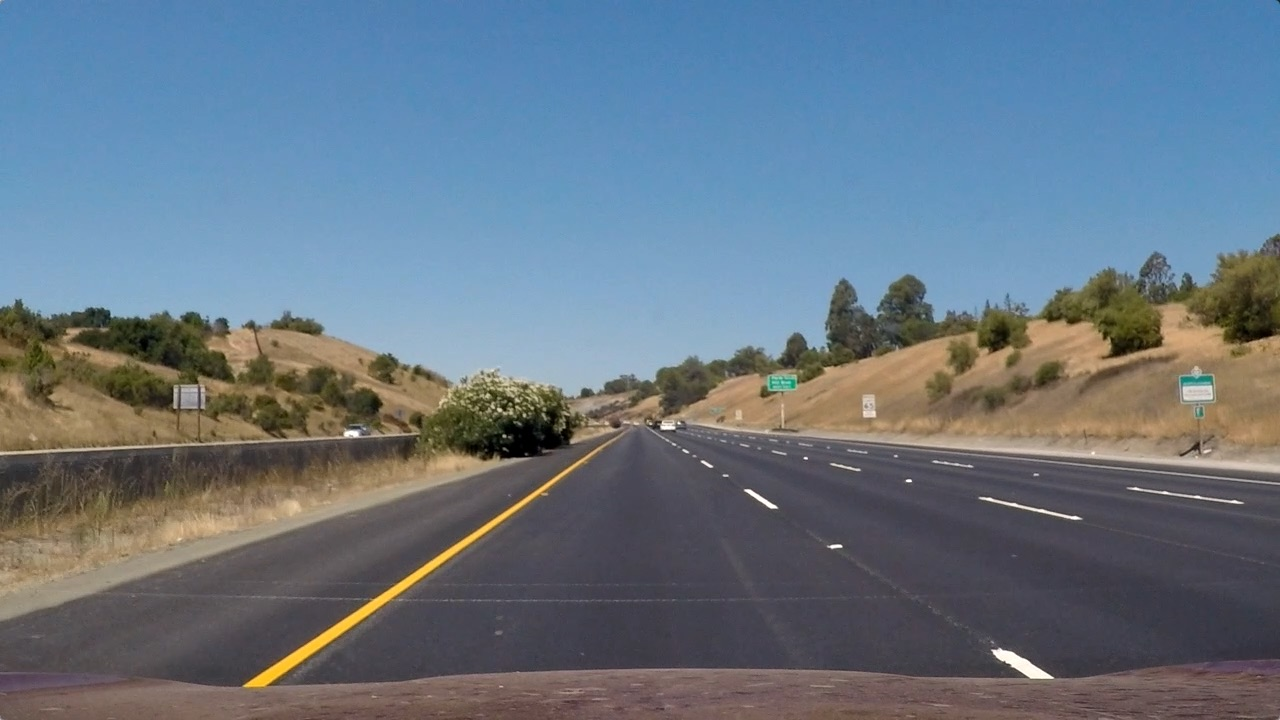
#> input picture test_images/straight_lines1.jpg, 1280 x 720 px; its folder holds only this picture in this run
$ jupyter execute Pixels2MetersCalculation.ipynb   (shell and % lines are left out)
#> lines starting #> are read from the running program, lines starting #| are printed output that depends on the picture; after the words box and inside, x2 and y2 are one past the last pixel; in counts of white or black regions, pixels touching at a corner belong together
#### Calculate the ym_per_pix and xm_per_pix

[cell 1]
import numpy as np
import cv2
import matplotlib.pyplot as plt
import matplotlib.image as mpimg
import glob
import pickle

[cell 2]
# Read in the saved camera calibration settings
dist_pickle = pickle.load(open( "./calibration_pickle.p", "rb"))
#> (reads calibration_pickle.p from the repository)
#> further down, img is the input picture: shape (720, 1280, 3); mean R, G, B 103.2, 117.7, 131.2
mtx= dist_pickle['mtx']
dist = dist_pickle['dist']

[cell 3]
# Plot the result
def plotImage(image, image_cmap=None,  save_filename=None):
    plt.imshow(image,cmap=image_cmap)
    if save_filename:
        plt.savefig(save_filename)
    plt.show()

def plot3images(image1, image2, imge3, title1, title2, title3,
                image1cmap=None, image2cmap='gray',image3cmap='gray', save_filename=None):
    f, (ax1, ax2, ax3) = plt.subplots(1, 3, figsize=(24, 9))
    f.tight_layout()
    ax1.imshow(image1, cmap=image1cmap)
    ax1.set_title(title1, fontsize= 20)
    ax2.imshow(image2, cmap=image2cmap)
    ax2.set_title(title2, fontsize= 20)
    ax3.imshow(image3, cmap=image1cmap)
    ax3.set_title(title3, fontsize= 20)
    plt.subplots_adjust(left=0., right=1, top=0.9, bottom=0.)
    if save_filename:
        plt.savefig(save_filename)
    plt.show()

def plot2images(image1, image2, title1, title2, image1cmap=None, image2cmap='gray', save_filename=None):
    f, (ax1, ax2) = plt.subplots(1, 2, figsize=(24, 9))
    f.tight_layout()
    ax1.imshow(image1, cmap=image1cmap)
    ax1.set_title(title1, fontsize= 30)
    ax2.imshow(image2, cmap=image2cmap)
    ax2.set_title(title2, fontsize= 30)
    plt.subplots_adjust(left=0., right=1, top=0.9, bottom=0.)
    if save_filename:
        plt.savefig(save_filename)
    plt.show()

[cell 4]
def calc_src_dst(img):
    img_size = (img.shape[1], img.shape[0])
#> img_size = (1280, 720)
    # 76 08, 62 935, 25
    bottom_width = .76       # percent of bottom trapizoid height
    middle_width = .08       # percent of middle trapizoid height
    height_percentage = .62  # percent of the trapezoid height
    bottom_trim = .935        # percent from top to bottom to avoid car hood

    src = np.float32([[img.shape[1]*(.5-middle_width/2), img.shape[0]*height_percentage],
                      [img.shape[1]*(.5+middle_width/2), img.shape[0]*height_percentage],
                      [img.shape[1]*(.5+bottom_width/2), img.shape[0]*bottom_trim],
                      [img.shape[1]*(.5-bottom_width/2), img.shape[0]*bottom_trim]
                     ])
    offset = img_size[0]*.25
#> offset = 320
    dst = np.float32([[offset, 0],
                  [img_size[0]-offset, 0],
                  [img_size[0]-offset, img_size[1]],
                  [offset, img_size[1]]])

    #print(src)
    #print(dst)

    return (src, dst)

def perspective_transform (img):

    img_size = (img.shape[1], img.shape[0])

    (src, dst) = calc_src_dst(img)

    #Compute the perspective transform, M, given source and destination points:
    M = cv2.getPerspectiveTransform(src, dst)

    #Compute the inverse perspective transform:
    Minv = cv2.getPerspectiveTransform(dst, src)

    #Warp an image using the perspective transform, M:
    warped = cv2.warpPerspective(img, M, img_size, flags=cv2.INTER_LINEAR)

    return (Minv, warped)

def warp_image(img):

    # undistort the image
    undistort = np.copy(img)
    undistort = cv2.undistort(undistort, mtx, dist, None, mtx)
    print(img.shape)

    # Preprocess Images
    preprocessedImage = preprocess_image(undistort)
    print(preprocessedImage.shape)

    Minv, warped = perspective_transform (preprocessedImage)
    print(warped.shape)

    return Minv, warped


#use the test images
images = glob.glob('./test_images/straight_lines*.jpg')
# [4 lines of commented-out code are left out]
for idx, fname in enumerate(images):
    # read in image
    img =  mpimg.imread(fname)

    (src, dst) = calc_src_dst(img)
#> src = [[588.8, 446.4], [691.2, 446.4], [1126.4, 673.2], [153.6, 673.2]]; dst = [[320, 0], [960, 0], [960, 720], [320, 720]]
    src_reshape = np.array(src, np.int32).reshape((-1,1,2))
#> src_reshape = [[588, 446], [691, 446], [1126, 673], [153, 673]]
    src_image = np.copy(img)
    cv2.polylines(src_image, [src_reshape], True, (255,0,0), 5)
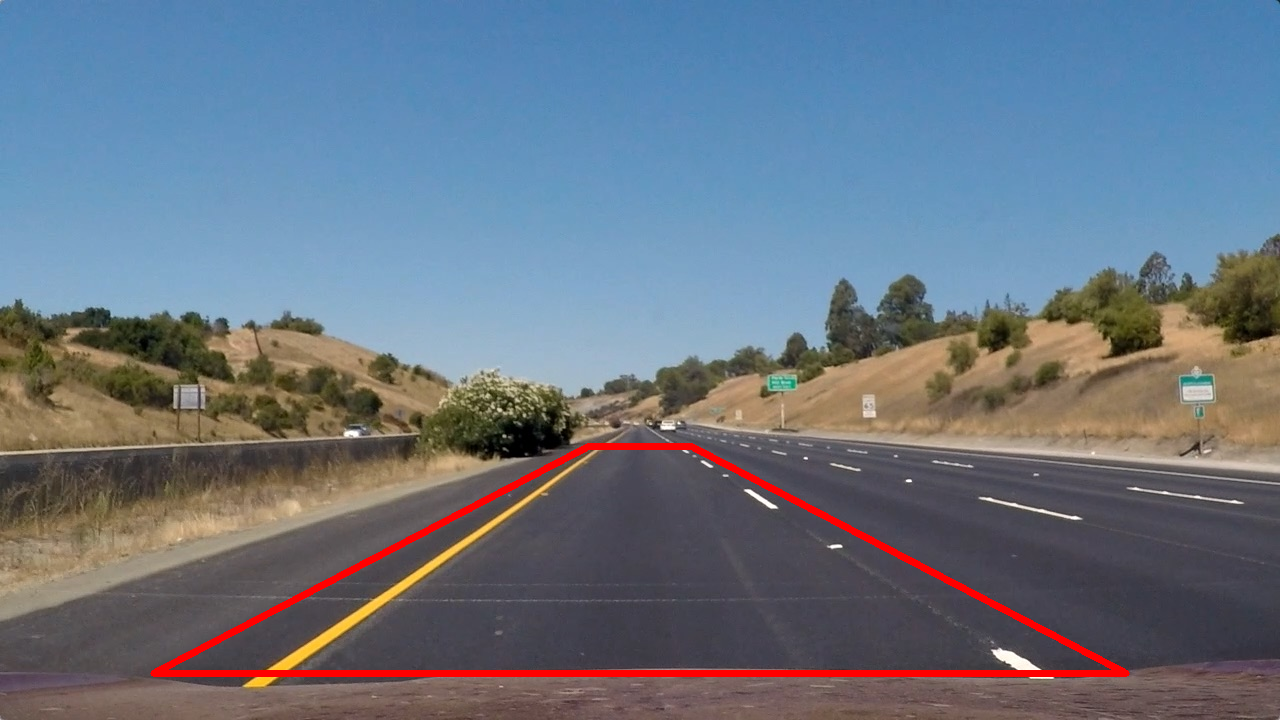
#> src_image: shape (720, 1280, 3); 1.56% of pixels changed, all inside (x1, y1, x2, y2) = (150, 443, 1130, 677)

    # undistort the image
    undistort = np.copy(img)
    undistort = cv2.undistort(undistort, mtx, dist, None, mtx)
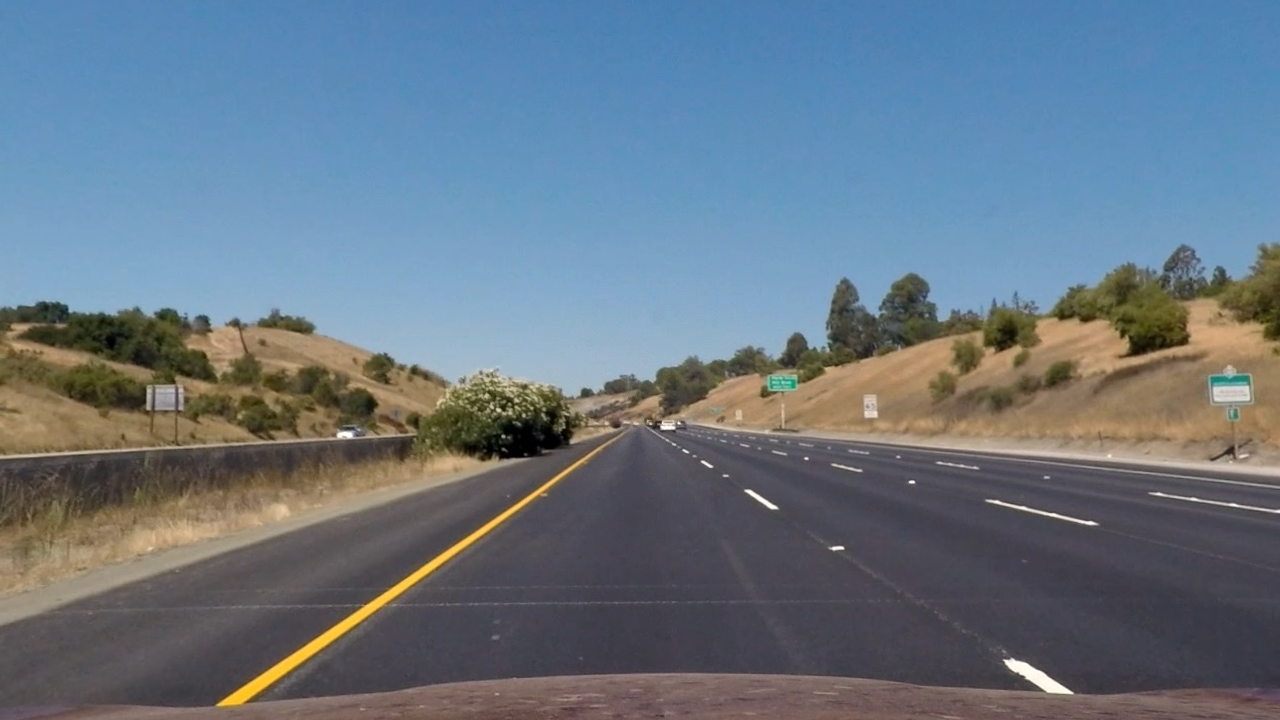
#> undistort: shape (720, 1280, 3); mean R, G, B 103.5, 118.3, 131.6

    # Preprocess Images
    #preprocessedImage = preprocess_image(undistort)
    Minv, warped = perspective_transform (undistort)
#> in perspective_transform, `(src, dst) = calc_src_dst(img)`: dst = [[320, 0], [960, 0], [960, 720], [320, 720]]
#> in perspective_transform, `M = cv2.getPerspectiveTransform(src, dst)`: M = [[-0.397, -1.52, 894.3], [-1.61e-15, -1.92, 855.9], [-2.17e-18, -0.00238, 1]]
#> in perspective_transform, `Minv = cv2.getPerspectiveTransform(dst, src)`: Minv = [[0.16, -0.795, 537.6], [-9.11e-17, -0.522, 446.4], [-2.04e-19, -0.00124, 1]]
#> in perspective_transform, `warped = cv2.warpPerspective(img, M, img_size, flags=cv2.INTER_LINEAR)`:
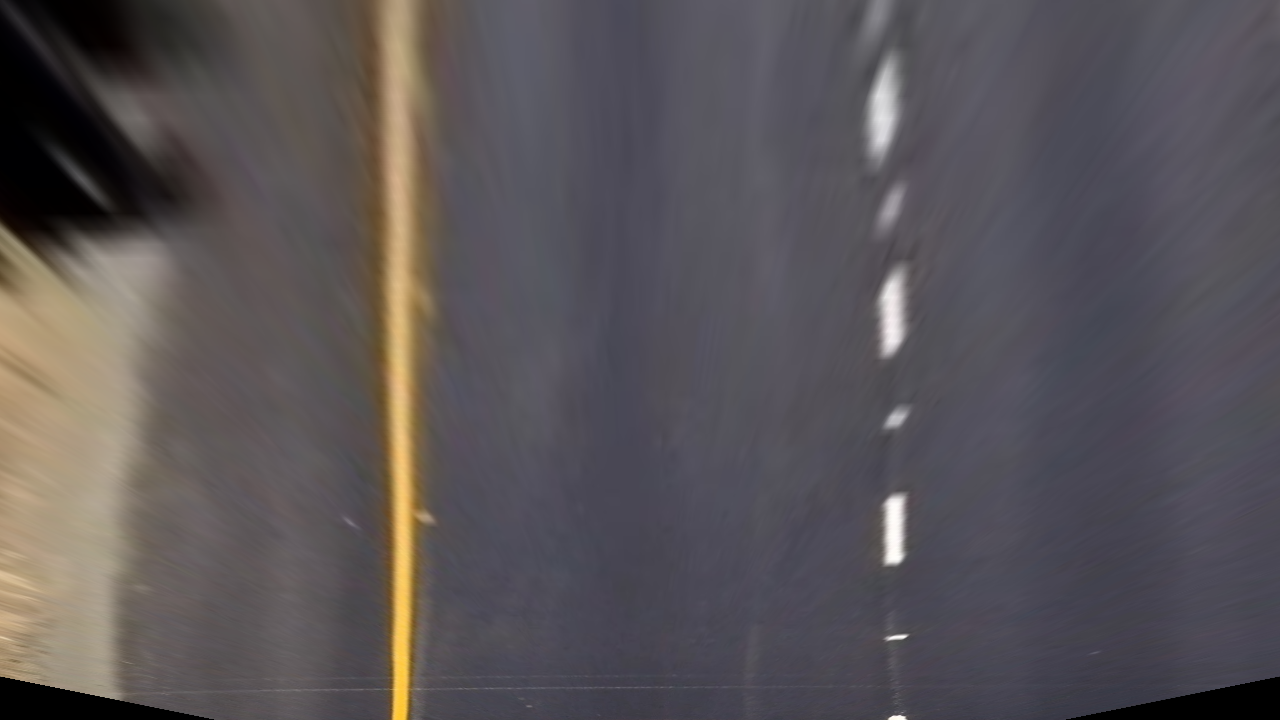
#> warped: shape (720, 1280, 3); mean R, G, B 89.1, 84.1, 87

    dst_image = np.copy(warped)
    dst_int = np.array(dst, np.int32)
#> dst_int = [[320, 0], [960, 0], [960, 720], [320, 720]]
    pt0 = tuple(dst_int[0])
#> pt0 = (320, 0)
    pt1= tuple(dst_int[1])
#> pt1 = (960, 0)
    pt2 = tuple(dst_int[2])
#> pt2 = (960, 720)
    pt3 = tuple(dst_int[3])
#> pt3 = (320, 720)

    cv2.line(dst_image, pt0, pt3, (255,0,0), 5)
    cv2.line(dst_image, pt1, pt2, (255,0,0), 5)
    cv2.line(dst_image, (400,710),(900,710), (0,255,0), 5)

    if (idx == 0):
        cv2.line(dst_image, (870,500),(870,565), (0,255,0), 5)
        cv2.line(dst_image, (930,355),(930,500), (0,0,255), 5)
        cv2.line(dst_image, (930,565),(930,710), (0,0,255), 5)
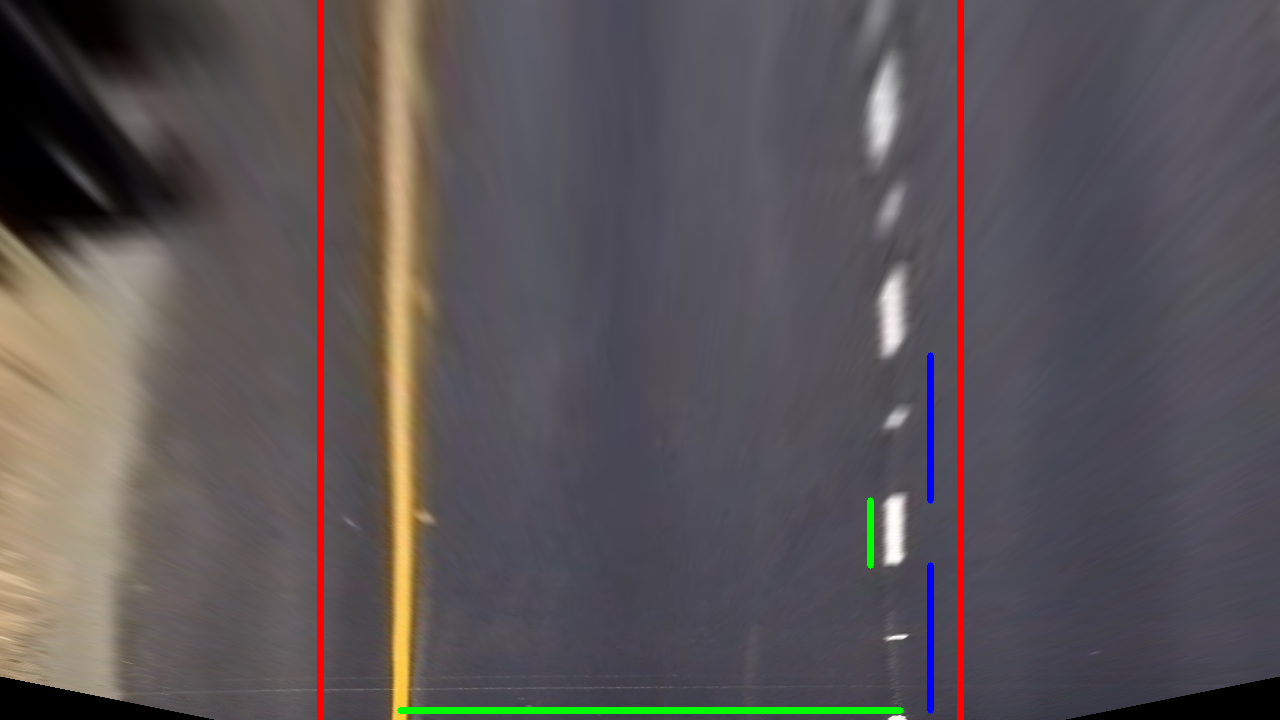
#> dst_image: shape (720, 1280, 3); mean R, G, B 90.5, 83.8, 86.1
    else:
        cv2.line(dst_image, (420,420),(420,500), (0,255,0), 5)
        cv2.line(dst_image, (380,270),(380,420), (0,0,255), 5)
        cv2.line(dst_image, (380,505),(380,655), (0,0,255), 5)


    imageName = 'src_dst'+str(idx)+'.jpg'
    plot2images(image1=src_image, image2=dst_image, title1='Original w/ src', title2='Warped w/ dst',  save_filename='./output_images/'+ imageName)

[cell 5]
# Read in the saved camera calibration settings
dist_pickle = pickle.load(open( "./calibration_pickle.p", "rb"))
mtx= dist_pickle['mtx']
dist = dist_pickle['dist']


def create_birds_eye(img, visualize = False):
#> called with visualize = True
    img_size = (img.shape[1], img.shape[0])
#> img_size = (1280, 720)

    # 76 08, 62 935, 25
    bottom_width = .76       # percent of bottom trapizoid height
    middle_width = .08       # percent of middle trapizoid height
    height_percentage = .62  # percent of the trapezoid height
    bottom_trim = .935        # percent from top to bottom to avoid car hood

    src = np.float32([[img.shape[1]*(.5-middle_width/2), img.shape[0]*height_percentage],
                      [img.shape[1]*(.5+middle_width/2), img.shape[0]*height_percentage],
                      [img.shape[1]*(.5+bottom_width/2), img.shape[0]*bottom_trim],
                      [img.shape[1]*(.5-bottom_width/2), img.shape[0]*bottom_trim]
                     ])
    offset = img_size[0]*.25
#> offset = 320
    dst = np.float32([[offset, 0],
                  [img_size[0]-offset, 0],
                  [img_size[0]-offset, img_size[1]],
                  [offset, img_size[1]]])

    #Compute the perspective transform, M, given source and destination points:
    M = cv2.getPerspectiveTransform(src, dst)

    #Compute the inverse perspective transform:
    Minv = cv2.getPerspectiveTransform(dst, src)

    #Warp an image using the perspective transform, M:
    warped = cv2.warpPerspective(img, M, img_size, flags=cv2.INTER_LINEAR)

    if (visualize):
        dst_image = np.copy(warped)
        src_int = np.array(src, np.int32)
        dst_int = np.array(dst, np.int32)
        print ('src=', src_int)
#| src= [[ 588  446]
#|  [ 691  446]
#|  [1126  673]
#|  [ 153  673]]
        print ('dst=', dst_int)
#| dst= [[320   0]
#|  [960   0]
#|  [960 720]
#|  [320 720]]
        pt0 = tuple(dst_int[0])
#> pt0 = (320, 0)
        pt1= tuple(dst_int[1])
#> pt1 = (960, 0)
        pt2 = tuple(dst_int[2])
#> pt2 = (960, 720)
        pt3 = tuple(dst_int[3])
#> pt3 = (320, 720)

        cv2.line(dst_image, pt0, pt3, (255,0,0), 5)
        cv2.line(dst_image, pt1, pt2, (255,0,0), 5)

        imageName = 'src_dst'+str(idx)+'.jpg'
        #imageName = 'src_dst_curved'+'.jpg'
        plot2images(image1=img, image2=dst_image, title1='Original w/ src', title2='Warped w/ dst',  save_filename=None)

    return Minv, warped

images = glob.glob('./test_images/straight_lines*.jpg')
#mages = glob.glob('./test_frame_images/frame_05.jpg')
for idx, fname in enumerate(images):
    # read in image
    img =  mpimg.imread(fname)

    undistort = cv2.undistort(img, mtx, dist, None, mtx)

    Minv, warped = create_birds_eye(undistort, visualize = True)
